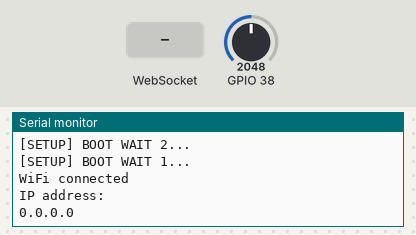
Recording of a sketch running on a simulated ESP32. Shown: the last lines printed to the serial monitor. The inputs (shaded band) are chosen by the test bench; at power-on: GPIO 38 = 2048.

Above: at 5.2 s.
5.3 s: WebSocket text "1" received
At 5.7 s:
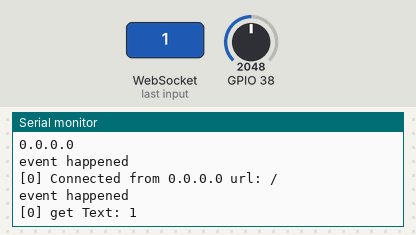
6.8 s: WebSocket text "0" received
At 8.0 s:
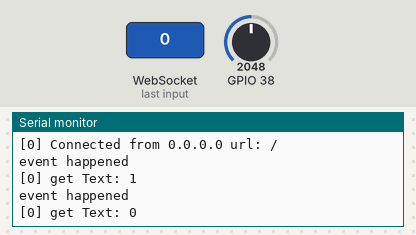
Timing chart, 0 to 9.8 s (numbered marks = the images above; inputs shaded):
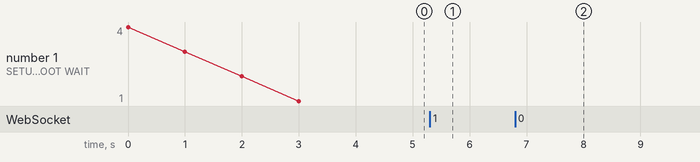

The sketch:

WebSocketTest.ino
```cpp
/*
 * WebSocketServer_Synth.ino
 *
 *
 *
 */

#include <WiFi.h>
#include <WebSocketsServer.h>
// INIT WEBSOCKET
WebSocketsServer webSocket = WebSocketsServer(81);
#define USE_SERIAL Serial
#define MESSAGE_INTERVAL 10
bool isConnected = false;
uint64_t messageTimestamp = 0;
float sensorValue;
int sensorPin = A2;

//HTTP web server on port 80
WiFiServer server(80);

void webSocketEvent(uint8_t num, WStype_t type, uint8_t * payload, size_t length) {
    Serial.println("event happened "+num);
    switch(type) {
        case WStype_DISCONNECTED:
            USE_SERIAL.printf("[%u] Disconnected!\n", num);
        break;
        case WStype_CONNECTED:
            {
                IPAddress ip = webSocket.remoteIP(num);
                USE_SERIAL.printf("[%u] Connected from %d.%d.%d.%d url: %s\n", num, ip[0], ip[1], ip[2], ip[3], payload);
        				isConnected = true;
        				// send message to client
        				webSocket.sendTXT(num, "Connected");
            }
        break;
        case WStype_TEXT:
            USE_SERIAL.printf("[%u] get Text: %s\n", num, payload);
            // send message to client
             webSocket.sendTXT(num, "message here");
        break;
        case WStype_BIN:
            USE_SERIAL.printf("[%u] get binary length: %u\n", num, length);
        break;
    }
}

void setup() {
    //CONNECTION ROUTINE
    USE_SERIAL.begin(115200);
    USE_SERIAL.setDebugOutput(true);
    // SLOWLY BOOTING
    for(uint8_t t = 4; t > 0; t--) {
        USE_SERIAL.printf("[SETUP] BOOT WAIT %d...\n", t);
        USE_SERIAL.flush();
        delay(1000);
    }

    connectWifi();
    Serial.println("");
    Serial.println("WiFi connected");
    Serial.println("IP address: ");
    Serial.println(WiFi.localIP());

    //websocket
    webSocket.begin();
    webSocket.onEvent(webSocketEvent);

    //HTTP
    server.begin();
}

void loop() {
  webSocket.loop();
   if(isConnected) {
      uint64_t now = millis();
      sensorValue = analogRead(A2);
      //&& sensorValue>5.00
      if(now - messageTimestamp > MESSAGE_INTERVAL ) {
          messageTimestamp = now;
          webSocket.broadcastTXT("{\"luminosity\":\""+String(sensorValue)+"\"}");
      }
   }
   //HTTP SERVER
  WiFiClient client = server.available();    // listen for incoming clients
  if (client) {                              // if you get a client,
    Serial.println("New Client.");           // print a message out the serial port
    String currentLine = "";                 // make a String to hold incoming data from the client
    while (client.connected()) {             // loop while the client's connected
      if (client.available()) {              // if there's bytes to read from the client,
        char c = client.read();              // read a byte, then
        Serial.write(c);                     // print it out the serial monitor
        if (c == '\n') {                     // if the byte is a newline character

          // if the current line is blank, you got two newline characters in a row.
          // that's the end of the client HTTP request, so send a response:
          if (currentLine.length() == 0) {
            // HTTP headers always start with a response code (e.g. HTTP/1.1 200 OK)
            // and a content-type so the client knows what's coming, then a blank line:
            client.println("HTTP/1.1 200 OK");
            client.println("Content-type:text/html");
            client.println();
            // the content of the HTTP response follows the header:
            client.print("<html> <head><title>App</title></head><body data-IP=\"192.168.4.1\"></body></html>");
            client.print("<script type=\"text/javascript\">var SocketConnection=function(){this.connection;this.IP=document.body.getAttribute('data-IP');this.init()};SocketConnection.prototype={init:function(){window.WebSocket=window.WebSocket||window.MozWebSocket;window.WebSocket?this.initConnection():alert('Change browser please')},initConnection:function(){console.log('initConnection');this.connection=new WebSocket('ws://'+this.IP+':81/');this.connection.onopen=this.onOpen.bind(this);this.connection.onerror=this.onError.bind(this);this.connection.onmessage=this.onMessage.bind(this)},onOpen:function(){console.log('websocket connection ok')},onError:function(n){console.log('!!',n)},onMessage:function(n){try{var o=JSON.parse(n.data);document.body.innerHTML+=o.luminosity+'<br/>';console.log(o)}catch(e){return void console.log('Bad JSON format')}}};function launch(n){new SocketConnection()};window.addEventListener('DOMContentLoaded',launch);</script>");
            // The HTTP response ends with another blank line:
            client.println();
            // break out of the while loop:
            break;
          } else {    // if you got a newline, then clear currentLine:
            currentLine = "";
          }
        } else if (c != '\r') {  // if you got anything else but a carriage return character,
          currentLine += c;      // add it to the end of the currentLine
        }
      }
    }
    // close the connection:
    client.stop();
    Serial.println("Client Disconnected.");
  }
}

boolean connectWifi(){
  boolean state = true;
  int i = 0;
  //CREATE A NETWORK
  WiFi.softAP("Matchbox_WIFI");
  return state;
}
```

Measured:
- after the input at 5.3 s, the serial monitor: prints a new line at once (image 1)
- after the input at 6.8 s, the serial monitor: prints a new line at once (image 2)
